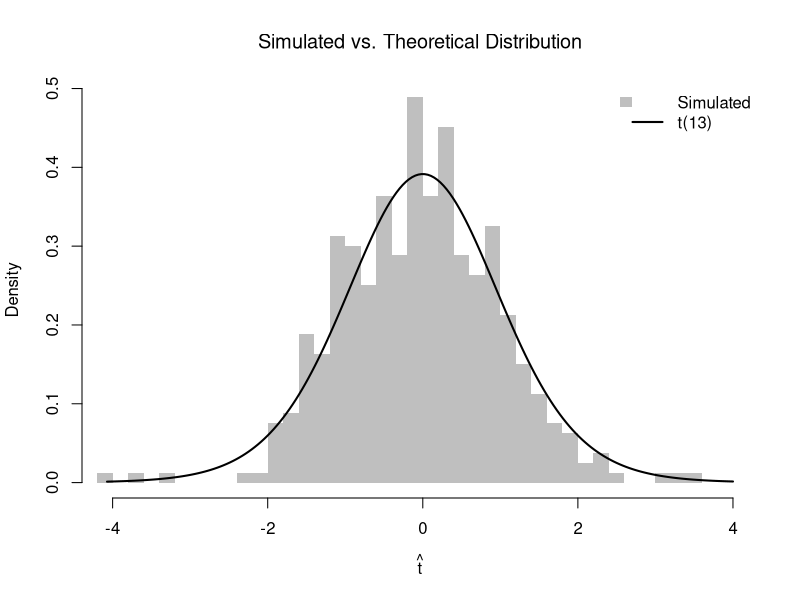
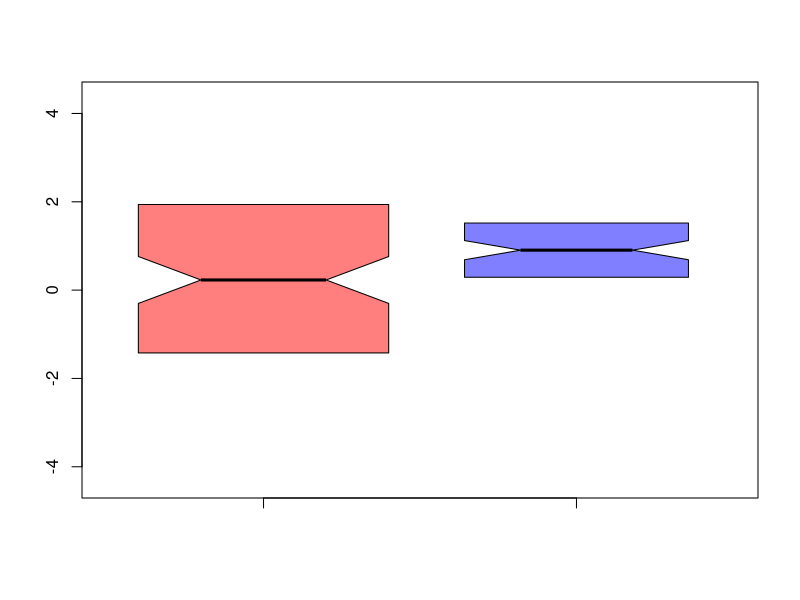
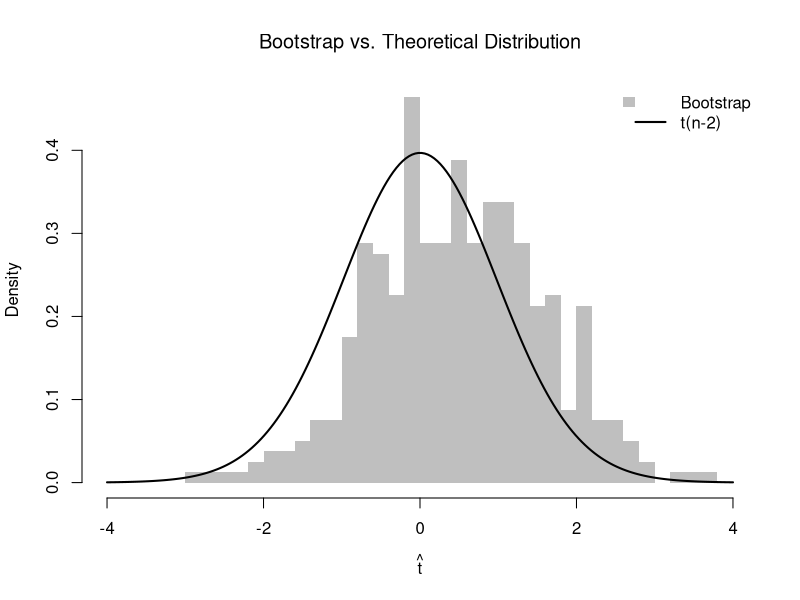
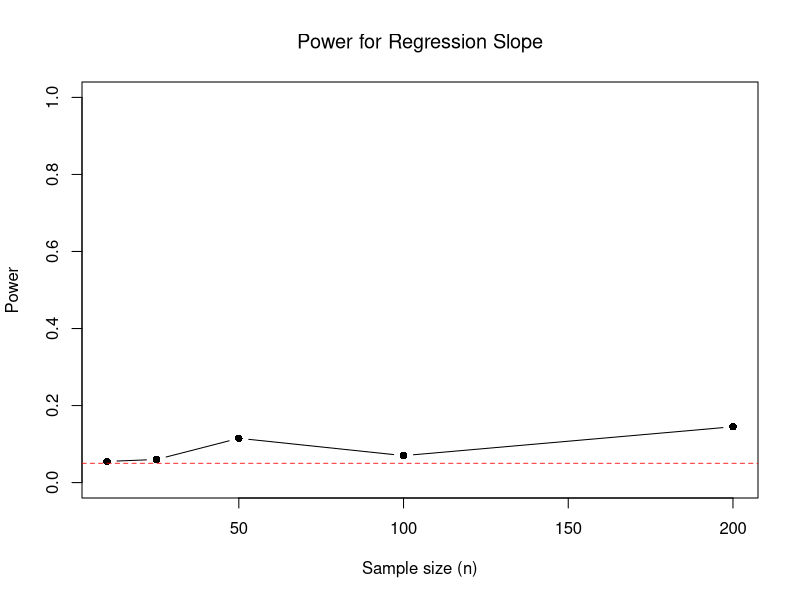
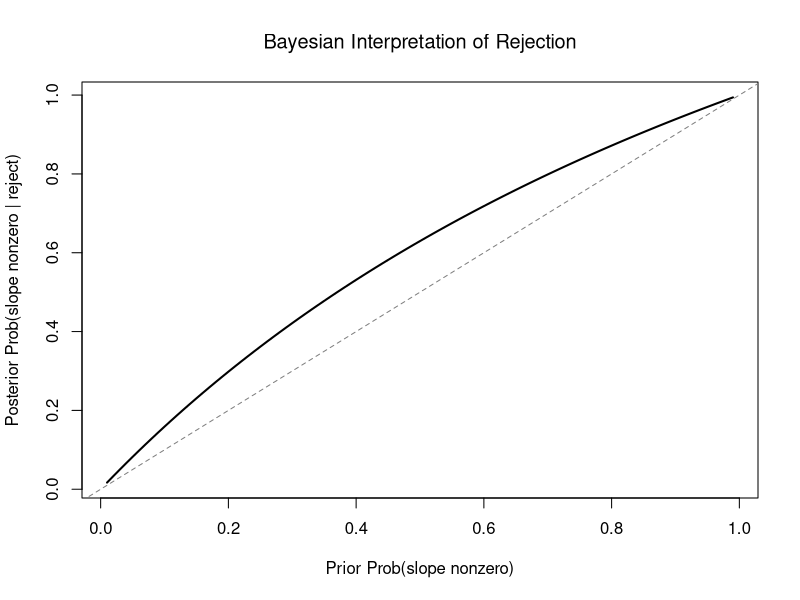

Write the R code that produced these figures, in order.
## ---- chunk 1
# Sample 1 (e.g., males)
n1 <- 100
y1_hat <- rnorm(n1, 0, 2)
#hist(y1_hat, freq=F, main='Sample 1')

# Sample 2 (e.g., females)
n2 <- 80
y2_hat <- rnorm(n2, 1, 1)
#hist(y2_hat, freq=F, main='Sample 2')

t.test(y1_hat, y2_hat, var.equal=FALSE)
## ---- chunk 2
n1 <- 10; n2 <- 10
v1_hat <- 4/n1
v2_hat <- 1/n2
(v1_hat + v2_hat)^2 / (v1_hat^2/(n1-1) + v2_hat^2/(n2-1))
## ---- chunk 3
# Simulate the t-statistic under the null (both groups same mean)
n_sim <- 399
boot_t2 <- vector(length = n_sim)
for (b in seq(n_sim)) {
    y1_sim <- rnorm(n1, 0, 2)
    y2_sim <- rnorm(n2, 0, 1)
    boot_t2[b] <- t.test(y1_sim, y2_sim, var.equal = FALSE)$statistic
}

# Welch-Satterthwaite degrees of freedom
# (use population variances as approximation)
v1 <- 2^2 / n1
v2 <- 1^2 / n2
df_ws <- (v1 + v2)^2 / (v1^2 / (n1 - 1) + v2^2 / (n2 - 1))

# Overlay: simulated histogram vs. theoretical t-distribution
t_range <- range(c(boot_t2, -4, 4))
hist(boot_t2, breaks = 30, freq = FALSE, border = NA,
    col = grey(0.5, 0.5),
    xlim = t_range,
    xlab = expression(hat(t)),
    main = NA)
title('Simulated vs. Theoretical Distribution', font.main = 1)
t_grid <- seq(t_range[1], t_range[2], length = 200)
lines(t_grid, dt(t_grid, df = df_ws), lwd = 2)
legend('topright', legend = c('Simulated', paste0('t(', round(df_ws), ')')),
    fill = c(grey(0.5, 0.5), NA), border = NA,
    lwd = c(NA, 2), lty = c(NA, 1), bty = 'n')
## ---- chunk 4
boxplot(y1_hat, y2_hat,
    col=c(rgb(1, 0, 0, .5), rgb(0, 0, 1, .5)),
    main=NA,
    whisklty=0, staplelty=0, outline=FALSE,
    notch=TRUE, ## Adds a CI
    varwidth=TRUE)
## ---- chunk 5
# USArrests data (same as Simple Regression chapter)
xy <- USArrests[, c('Murder', 'UrbanPop')]
colnames(xy) <- c('y_hat', 'x_hat')
reg <- lm(y_hat ~ x_hat, data = xy)

# The summary reports theoretical t-statistics and p-values
summary(reg)$coefficients
## ---- chunk 6
n <- nrow(xy)
b1 <- coef(reg)[2]
e_hat <- resid(reg)
s_e_hat <- sqrt(sum(e_hat^2) / (n - 2))               # residual standard error
s_b1 <- s_e_hat / sqrt(sum((xy[, 'x_hat'] - mean(xy[, 'x_hat']))^2)) # SE of slope
t_stat <- b1 / s_b1

# Compare with summary output
c(manual = t_stat, summary = summary(reg)$coefficients[2, 3])
## ---- chunk 7
# Bootstrap distribution of the t-statistic
n <- nrow(xy)
n_boot <- 399
boot_t <- vector(length = n_boot)
for (b in seq(n_boot)) {
    b_id <- sample(nrow(xy), replace = TRUE)
    xy_boot <- xy[b_id, ]
    reg_b <- lm(y_hat ~ x_hat, data = xy_boot)
    # Use theoretical SE from summary
    boot_t[b] <- summary(reg_b)$coefficients[2, 3]
}

# Overlay: bootstrap histogram vs. theoretical t-distribution
t_range <- range(c(boot_t, -4, 4))
hist(boot_t, breaks = 30, freq = FALSE, border = NA,
    col = grey(0.5, 0.5),
    xlim = t_range,
    xlab = expression(hat(t)),
    main = NA)
title('Bootstrap vs. Theoretical Distribution', font.main = 1)
# Theoretical t(n-2) density
t_grid <- seq(t_range[1], t_range[2], length = 200)
lines(t_grid, dt(t_grid, df = n - 2), lwd = 2)
legend('topright', legend = c('Bootstrap', 't(n-2)'),
    fill = c(grey(0.5, 0.5), NA), border = NA,
    lwd = c(NA, 2), lty = c(NA, 1), bty = 'n')
## ---- chunk 8
t_obs <- summary(reg)$coefficients[2, 3]

# Theoretical p-value: Prob(|t| >= |t_obs|) under t(n-2)
p_theory <- 2 * pt(-abs(t_obs), df = n - 2)

# Bootstrap p-value: fraction of bootstrap |t|'s >= |t_obs|
p_boot <- mean(abs(boot_t) >= abs(t_obs))

c(theoretical = p_theory, bootstrap = p_boot)
## ---- chunk 9
# DGP calibrated to USArrests regression
beta0 <- coef(reg)[1]
beta1_true <- coef(reg)[2]
s_e_hat <- summary(reg)$sigma
m_x_hat <- mean(xy[, 'x_hat'])
s_x_hat <- sd(xy[, 'x_hat'])

# Function: simulate data, return theoretical p-value for slope
sim_pval <- function(n, beta1) {
    x_hat <- rnorm(n, mean = m_x_hat, sd = s_x_hat)
    y_hat <- beta0 + beta1 * x_hat + rnorm(n, 0, s_e_hat)
    summary(lm(y_hat ~ x_hat))$coefficients[2, 4]
}

sim_reps <- 200
alpha <- 0.05

# Type I Error rate: true slope = 0
pvals_null <- replicate(sim_reps, sim_pval(n = 50, beta1 = 0))
type1_rate <- mean(pvals_null < alpha)
type1_rate  # should be close to alpha

# Power: true slope = beta1_true
pvals_alt <- replicate(sim_reps, sim_pval(n = 50, beta1 = beta1_true))
power_est <- mean(pvals_alt < alpha)
power_est
## ---- chunk 10
# Power increases with sample size
n_grid <- c(10, 25, 50, 100, 200)
power_by_n <- sapply(n_grid, function(ni) {
    pvals <- replicate(sim_reps, sim_pval(ni, beta1 = beta1_true))
    mean(pvals < alpha)
})

plot(n_grid, power_by_n, type = 'b', pch = 16,
    xlab = 'Sample size (n)', ylab = 'Power',
    ylim = c(0, 1),
    main = NA)
title('Power for Regression Slope', font.main = 1)
abline(h = alpha, lty = 2, col = rgb(1, 0, 0, .8))
## ---- chunk 11
# Fair coins
probs <- c(0.25, 0.25, 0.25, 0.25)
P_xy <- matrix(probs, nrow = 2,
  dimnames = list(c('Y=0', 'Y=1'), c('X=0', 'X=1')))

# Marginals
P_x <- colSums(P_xy)
P_y <- rowSums(P_xy)

# Likelihood: Prob(Y=1 | X=x)
PY1_x <- P_xy['Y=1', ] / P_x
PY1_x

# Posterior: Prob(X=1 | Y=1)
posterior_x1 <- (PY1_x['X=1'] * P_x['X=1']) / P_y['Y=1']
posterior_x1  # equals the prior
## ---- chunk 12
# Unfair coins
probs <- c(0.4, 0.2, 0.1, 0.3)
P_xy <- matrix(probs, nrow = 2,
  dimnames = list(c('Y=0', 'Y=1'), c('X=0', 'X=1')))
P_xy

# Marginals
P_x <- colSums(P_xy)
P_y <- rowSums(P_xy)

# Likelihood: Prob(Y=1 | X=x)
PY1_x <- P_xy['Y=1', ] / P_x
PY1_x

# Posterior: Prob(X=1 | Y=1)
posterior_x1 <- (PY1_x['X=1'] * P_x['X=1']) / P_y['Y=1']
posterior_x1  # prior was 0.4, posterior is 0.6

# Also compute Prob(X=1 | Y=0)
PY0_x <- P_xy['Y=0', ] / P_x
posterior_x1_y0 <- (PY0_x['X=1'] * P_x['X=1']) / P_y['Y=0']
posterior_x1_y0  # seeing tails lowers belief to 0.2
## ---- chunk 13
# States: X in {0, 1}, signal Y in {0, 1}
# Prior Prob(X_i=1)
p_x1 <- 0.12

# Test characteristics
p_y1_x1 <- 0.90
p_y1_x0 <- 0.08

# Law of total probability for Prob(Y_i=1)
p_y1 <- p_y1_x1 * p_x1 + p_y1_x0 * (1 - p_x1)

# Bayes posterior Prob(X_i=1 | Y_i=1)
p_x1_y1 <- (p_y1_x1 * p_x1) / p_y1
p_x1_y1

# Also compute Prob(X_i=1 | Y_i=0)
p_y0_x1 <- 1 - p_y1_x1
p_y0_x0 <- 1 - p_y1_x0
p_y0 <- p_y0_x1 * p_x1 + p_y0_x0 * (1 - p_x1)
p_x1_y0 <- (p_y0_x1 * p_x1) / p_y0
p_x1_y0
## ---- chunk 14
# Prior: 50-50 chance the slope is nonzero
prior_nonzero <- 0.5

# 'Sensitivity' = power, 'False positive rate' = alpha
p_reject <- power_est * prior_nonzero + alpha * (1 - prior_nonzero)

# Posterior: Prob(slope nonzero | test rejects)
post_nonzero <- (power_est * prior_nonzero) / p_reject
post_nonzero
## ---- chunk 15
# How the posterior changes with different priors
prior_grid <- seq(0.01, 0.99, by = 0.01)
post_grid <- (power_est * prior_grid) /
    (power_est * prior_grid + alpha * (1 - prior_grid))

plot(prior_grid, post_grid, type = 'l', lwd = 2,
    xlab = 'Prior Prob(slope nonzero)',
    ylab = 'Posterior Prob(slope nonzero | reject)',
    main = NA)
title('Bayesian Interpretation of Rejection', font.main = 1)
abline(0, 1, lty = 2, col = grey(0.5))
